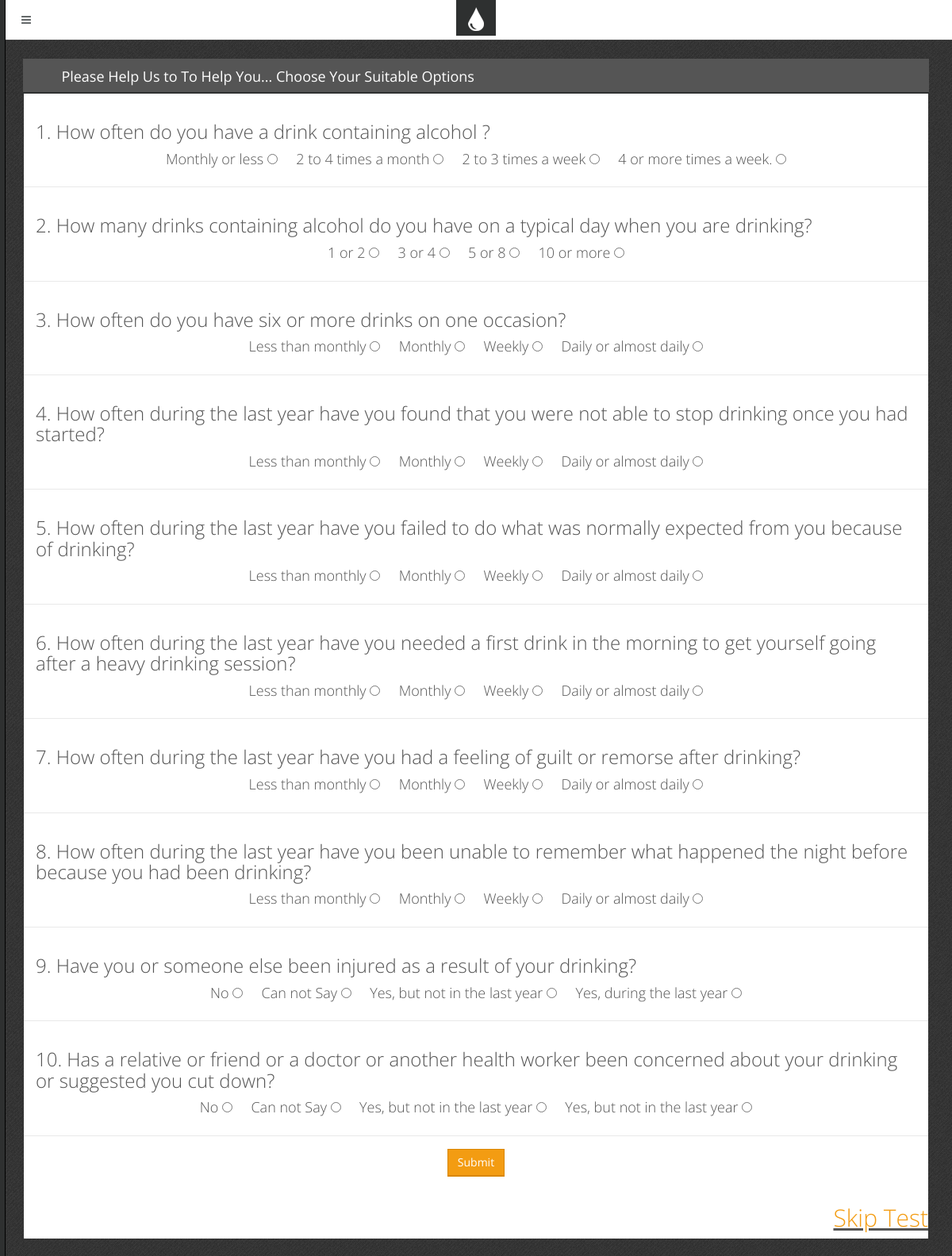
The page /questions.php on the database its author committed.
### tables this page shows
CREATE TABLE IF NOT EXISTS `questions` (
  `id` int(11) NOT NULL AUTO_INCREMENT,
  `qid` int(11) NOT NULL,
  `question` varchar(256) NOT NULL,
  `option1` varchar(256) NOT NULL,
  `option2` varchar(256) NOT NULL,
  `option3` varchar(256) NOT NULL,
  `option4` varchar(256) NOT NULL,
  PRIMARY KEY (`id`)
);

### questions.php (the view, shortened to what this page needs)
<?php include 'inc/top.php';       ?>
    <div class="block">
        <div class="block-title">
            <h2 style="text-transform: uppercase;">
                <?php echo"".$_SESSION['user']; ?></h2>
            <h2>Please Help Us to To Help You...
               Choose Your Suitable Options
               &nbsp;&nbsp;&nbsp;&nbsp;
            </h2>
        </div>
        <form action="#" method="post" class="form-horizontal form-bordered" >
            <?php
            include "db.php";
                    $result = mysqli_query($con,"SELECT * FROM questions ");
                    while($test = mysqli_fetch_array($result))
                    {
                        ?>
                        <div class="form-group">
                            <h3 >
                                <?php
                                echo $test['qid'].". ".$test['question'];
                                ?>
                            </h3>
                            <center>
                            <h4>
                             <?php echo"".$test['option1']?>
                            <input type="radio" name="que<?php echo $test['qid'] ?>" value="1">&nbsp;&nbsp;&nbsp;&nbsp;
                             <?php echo"".$test['option2']?>
                            <input type="radio" name="que<?php echo $test['qid'] ?>" value="2">&nbsp;&nbsp;&nbsp;&nbsp;
                             <?php echo"".$test['option3']?>
                            <input type="radio" name="que<?php echo $test['qid'] ?>" value="3" required>&nbsp;&nbsp;&nbsp;&nbsp;
                            <?php echo"".$test['option4']?>
                            <input type="radio" name="que<?php echo $test['qid'] ?>" value="4" required>
                       </h4>
                       </center>
                         </div>
                        <?php
                    }
            ?>
            <div class="form-group">
                <div align="center">
                    <input type="Submit"  name="submit" value="Submit" class="btn btn-primary" required>
                </div>
            </div>
            <u><a href="score.php" align="right"> <h2 >Skip Test </h2></a></u>
    </div>
<?php include 'inc/bottom.php';  ?>

### css/main.css (style rules this page uses)
body { font-family: "Open Sans", "Helvetica Neue", Helvetica, Arial, sans-serif; color: #555555; font-size: 13px; background: #454545 url('../img/template/bg.png') top left repeat; }
.block { margin: 0 0 20px; padding: 20px 20px 1px 20px; background-color: #ffffff; }
.block-title { color: #646869; margin: -21px -21px 20px; background-color: #555555; border-bottom: 2px solid #2e3030; color: #ffffff; }
.block-title h1, .block-title h2, .block-title h3, .block-title h4, .block-title h5, .block-title h6 { display: inline-block; font-size: 18px; line-height: 18px; line-height: 1.4; margin: 0; padding: 10px 16px 7px; font-weight: normal; }
.block-title h1, .block-title h2, .block-title h3 { padding-left: 15px; padding-right: 15px; }
h1, h2, h3, h4, h5, h6, .h1, .h2, .h3, .h4, .h5, .h6 { font-family: "Open Sans", "Helvetica Neue", Helvetica, Arial, sans-serif; font-weight: 300; }
.text-primary, .text-primary:hover, a, a:hover, a:focus { color: #f39c12; }
.form-horizontal .form-group { margin-right: -5px; margin-left: -5px; }
.form-horizontal.form-bordered { margin: -20px -20px -1px; }
.form-horizontal.form-bordered .form-group { border-top: 1px solid #e9e9e9; margin: 0; padding: 15px; }
.form-horizontal.form-bordered .form-group:first-child { border-top: none; }
.btn { margin: 1px 0; border-radius: 0 !important; }
.btn-primary, .btn-primary:hover, .btn-primary:focus, .btn-primary:active, .btn-primary.active, .open .dropdown-toggle.btn-primary, .btn-primary.disabled, .btn-primary[disabled], fieldset[disabled] .btn-primary, .btn-primary.disabled:hover, .btn-primary[disabled]:hover, fieldset[disabled] .btn-primary:hover, .btn-primary.disabled:focus, .btn-primary[disabled]:focus, fieldset[disabled] .btn-primary:focus, .btn-primary.disabled:active, .btn-primary[disabled]:active, fieldset[disabled] .btn-primary:active, .btn-primary.disabled.active, .btn-primary[disabled].active, fieldset[disabled] .btn-primary.active { background-color: #f39c12; border-color: #d98600; -webkit-box-shadow: 0 1px 0 #d98600; box-shadow: 0 1px 0 #d98600; }

### rows shown on the page
questions: qid "1", question "How often do you have a drink containing alcohol ?", option1 "Monthly or less", option2 "2 to 4 times a month", option3 "2 to 3 times a week", option4 "4 or more times a week."
questions: qid "2", question "How many drinks containing alcohol do you have on a typical day when you are drinking?", option1 "1 or 2", option2 "3 or 4", option3 "5 or 8", option4 "10 or more"
questions: qid "3", question "How often do you have six or more drinks on one occasion?", option1 "Less than monthly", option2 "Monthly", option3 "Weekly", option4 "Daily or almost daily"
questions: qid "4", question "How often during the last year have you found that you were not able to stop drinking once you had started?", option1 "Less than monthly", option2 "Monthly", option3 "Weekly", option4 "Daily or almost daily"
questions: qid "5", question "How often during the last year have you failed to do what was normally expected from you because of drinking?", option1 "Less than monthly", option2 "Monthly", option3 "Weekly", option4 "Daily or almost daily"
questions: qid "6", question "How often during the last year have you needed a first drink in the morning to get yourself going after a heavy drinking session?", option1 "Less than monthly", option2 "Monthly", option3 "Weekly", option4 "Daily or almost daily"
questions: qid "7", question "How often during the last year have you had a feeling of guilt or remorse after drinking?", option1 "Less than monthly", option2 "Monthly", option3 "Weekly", option4 "Daily or almost daily"
questions: qid "8", question "How often during the last year have you been unable to remember what happened the night before because you had been drinking?", option1 "Less than monthly", option2 "Monthly", option3 "Weekly", option4 "Daily or almost daily"
questions: qid "9", question "Have you or someone else been injured as a result of your drinking?", option1 "No", option2 "Can not Say", option3 "Yes, but not in the last year", option4 "Yes, during the last year"
questions: qid "10", question "Has a relative or friend or a doctor or another health worker been concerned about your drinking or suggested you cut down?", option1 "No", option2 "Can not Say", option3 "Yes, but not in the last year", option4 "Yes, but not in the last year"
